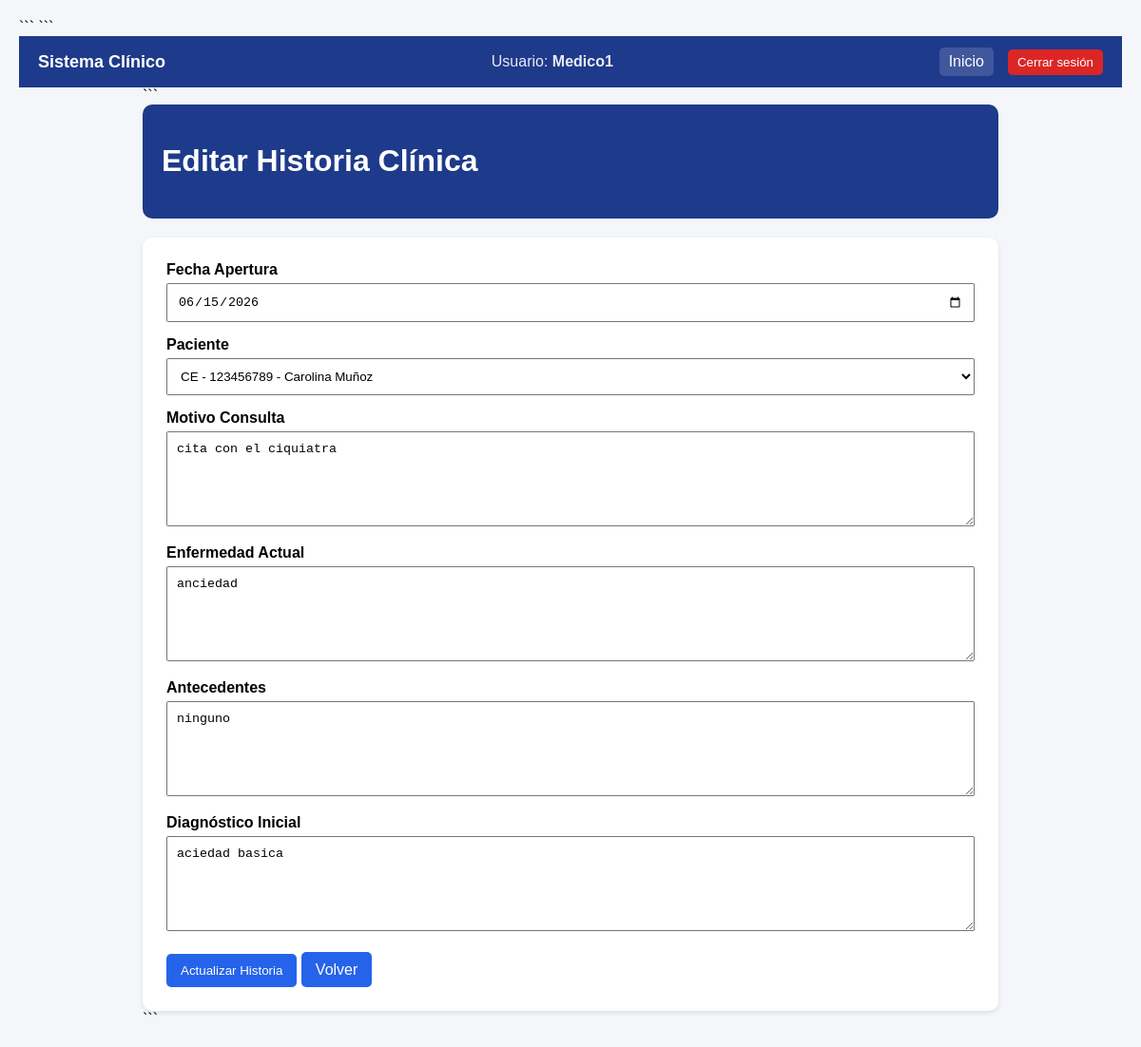
Page /historias/editar/10/ (signed in) on the committed database.
### pacientes/models.py (models this page shows, shortened)
class HistoriaClinica(models.Model):
    paciente = models.OneToOneField(Paciente,on_delete=models.CASCADE)
    fecha_apertura = models.DateField()
    motivo_consulta = models.TextField()
    enfermedad_actual = models.TextField()
    antecedentes = models.TextField()
    diagnostico_inicial = models.TextField()
    creado_por = models.ForeignKey(
        User,
        on_delete=models.SET_NULL,
        null=True,
        blank=True,
        related_name="historias_creadas"
    )
    actualizado_por = models.ForeignKey(
        User,
        on_delete=models.SET_NULL,
        null=True,
        blank=True,
        related_name="historias_actualizadas"
    )

class Paciente(models.Model):
    nombre = models.CharField(max_length=100)
    creado_por = models.ForeignKey(
        User,
        on_delete=models.SET_NULL,
        null=True,
        blank=True,
        related_name="pacientes_creados"
    )
    actualizado_por = models.ForeignKey(
        User,
        on_delete=models.SET_NULL,
        null=True,
        blank=True,
        related_name="pacientes_actualizados"
    )
    tipo_documento = models.CharField(max_length=5)
    identificacion = models.CharField(max_length=30,unique=True)
    nombre = models.CharField(max_length=100)
    apellido = models.CharField(max_length=100)
    fecha_nacimiento = models.DateField()
    sexo = models.CharField(max_length=20)

### pacientes/views.py (the view, shortened to what this page needs)
# urls.py: path('historias/editar/<int:id>/', views.editar_historia, name='editar_historia'),
@login_required
def editar_historia(request, id):
    historia = HistoriaClinica.objects.get(id=id)
    pacientes = Paciente.objects.all()
    return render(
        request,
        'pacientes/editar_historia.html',
        {
            'historia': historia,
            'pacientes': pacientes
        }
    )

### pacientes/templates/pacientes/editar_historia.html (shortened to what this page needs)
<!DOCTYPE html>
<html>
<head>
```
</head>
<body>
{% include 'pacientes/navbar.html' %}
<div class="contenedor">
```
<div class="encabezado">
    <h1>Editar Historia Clínica</h1>
</div>
<div class="card">
    <form method="POST">
        <div class="campo">
            <label>Fecha Apertura</label>
            <input
                type="date"
                name="fecha_apertura"
                value="{{ historia.fecha_apertura|date:'Y-m-d' }}"
                required
            >
        </div>
        <div class="campo">
            <label>Paciente</label>
            <select name="paciente">
                {% for paciente in pacientes %}
                    <option
                        value="{{ paciente.id }}"
                        {% if paciente.id == historia.paciente.id %}
                            selected
                        {% endif %}
                    >
                        {{ paciente.tipo_documento }}
                        -
                    </option>
                {% endfor %}
            </select>
        </div>
        <div class="campo">
            <label>Motivo Consulta</label>
            <textarea
                name="motivo_consulta"
                required
            >{{ historia.motivo_consulta }}</textarea>
        </div>
        <div class="campo">
            <label>Enfermedad Actual</label>
            <textarea
                name="enfermedad_actual"
                required
            >{{ historia.enfermedad_actual }}</textarea>
        </div>
        <div class="campo">
            <label>Antecedentes</label>
            <textarea
                name="antecedentes"
                required
            >{{ historia.antecedentes }}</textarea>
        </div>
        <div class="campo">
            <label>Diagnóstico Inicial</label>
            <textarea
                name="diagnostico_inicial"
                required
            >{{ historia.diagnostico_inicial }}</textarea>
        </div>
        <div class="acciones">
            <button
                type="submit"
                class="boton"
            >
                Actualizar Historia
            </button>
            <a
                href="{% url 'lista_historias' %}"
                class="boton"
            >
                Volver
            </a>
        </div>
    </form>
</div>
```
</div>
</body>
</html>

### pacientes/templates/pacientes/navbar.html (shortened to what this page needs)
<div style="
    background:#1e3a8a;
    color:white;
    padding:12px 20px;
    display:flex;
    justify-content:space-between;
    align-items:center;
    font-family:Arial;
">
    <div style="font-size:18px; font-weight:bold;">
        Sistema Clínico
    </div>
    <div style="opacity:0.9;">
        Usuario: <strong>{{ request.user.username }}</strong>
    </div>
    <div style="display:flex; gap:15px; align-items:center;">
        <a href="/" style="
            color:white;
            text-decoration:none;
            padding:6px 10px;
            border-radius:5px;
            background:rgba(255,255,255,0.15);
        ">
            Inicio
        </a>
        <form action="{% url 'logout' %}" method="post" style="margin:0;">
            <button type="submit" style="
                background:#dc2626;
                color:white;
                border:none;
                padding:6px 10px;
                border-radius:5px;
                cursor:pointer;
            ">
                Cerrar sesión
            </button>
        </form>
    </div>
</div>

### pacientes/templates/pacientes/editar_historia.html (style rules this page uses)
body { font-family: Arial, sans-serif; background:#f4f6f9; margin:0; padding:20px; }
.contenedor { max-width:900px; margin:auto; }
.encabezado { background:#1e3a8a; color:white; padding:20px; border-radius:10px; margin-bottom:20px; }
.card { background:white; padding:25px; border-radius:10px; box-shadow:0 2px 5px rgba(0,0,0,0.1); }
.campo { margin-bottom:15px; }
label { display:block; font-weight:bold; margin-bottom:5px; }
input, select, textarea { width:100%; padding:10px; box-sizing:border-box; }
textarea { min-height:100px; resize:vertical; }
.boton { background:#2563eb; color:white; padding:10px 15px; border:none; border-radius:5px; text-decoration:none; cursor:pointer; }
.acciones { margin-top:20px; }

### rows in the picture
HistoriaClinica: fecha_apertura "06/15/2026", paciente "CE - 123456789 - Carolina Muñoz", motivo_consulta "cita con el ciquiatra", enfermedad_actual "anciedad", antecedentes "ninguno", diagnostico_inicial "aciedad basica"

### other values in the picture
{{ request.user.username }} "Medico1"
